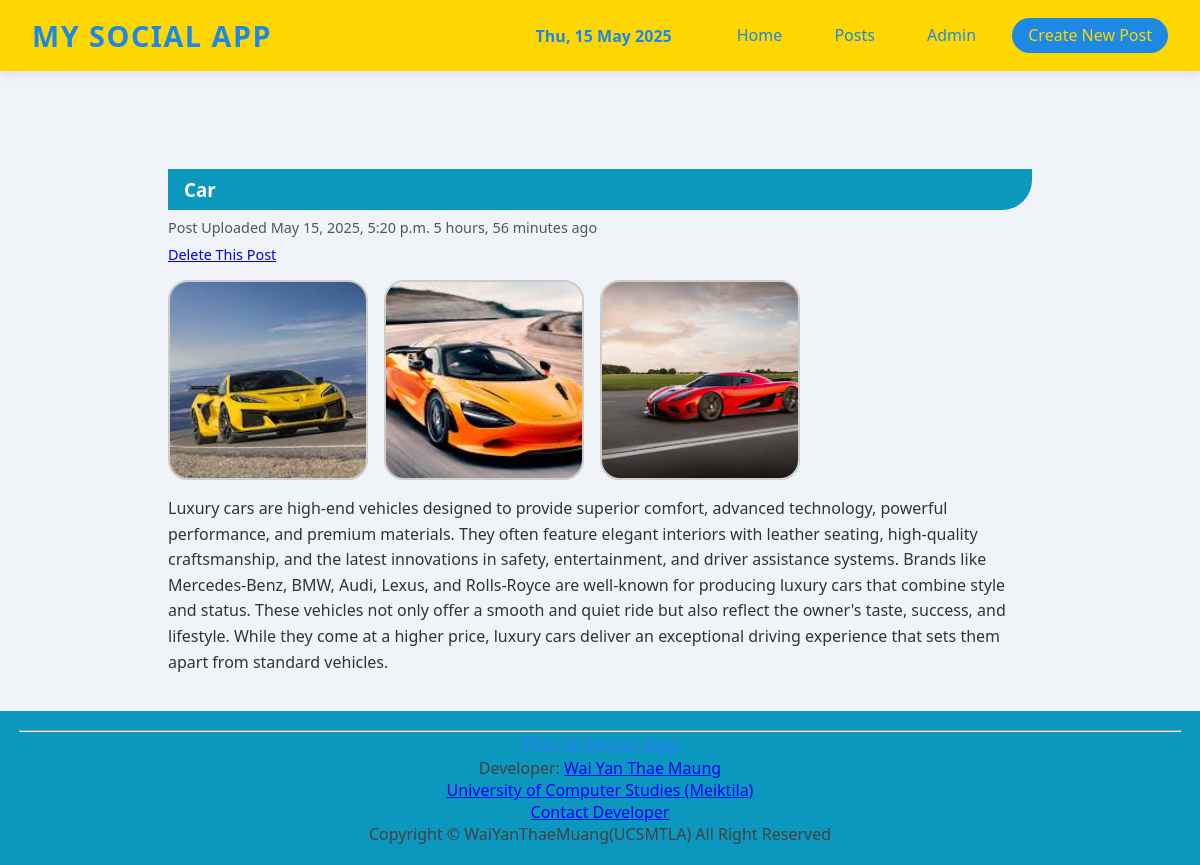
The page /postdetail/3/ on the database its author committed.
### social_app/models.py (models this page shows, shortened)
class post(models.Model):
    title = models.CharField()
    photo1 = models.ImageField(upload_to='photo')
    photo2 = models.ImageField(upload_to='photo',default="photo")
    photo3 = models.ImageField(upload_to='photo', default="photo")
    body = models.TextField()
    time = models.DateTimeField(auto_now_add=True)

### social_app/views.py (the view)
# urls.py: path('postdetail/<int:id>/', postdetail_view, name = 'postdetail'),
def postdetail_view(request,id):
    data = post.objects.filter(id=id)
    context = {'data':data}
    return render(request,'postdetail.html',context)

### templates/postdetail.html (shortened to what this page needs)
{% extends 'baseindex.html' %}
{% block postdetail %}
   {% for i in data %}
 <table>
        <tr>
            <td>
                <div id="tilefield">
                    <h3>{{ i.title }}</h3>
                </div>
                <div id="timefield">
                    <p>Post Uploaded {{ i.time }} {{ i.time | timesince }} ago</p>
                    <p>
                        <a href="{% url 'deletepost' i.id %}">Delete This Post</a>
                    </p>
                </div>
                <div id="photofield">
                    <img src="{{ i.photo1.url }}" alt="image" width="200px" height="200px">
                    <img src="{{ i.photo2.url }}" alt="image" width="200px" height="200px">
                    <img src="{{ i.photo3.url }}" alt="image" width="200px" height="200px">
                </div>
                <div id="bodyfield">
                    <p>{{ i.body }}</p>
                </div>
            </td>
        </tr>
    </table>
    {% endfor %}
{% endblock postdetail %}

### templates/baseindex.html (style rules this page uses)
* { margin: 0; padding: 0; box-sizing: border-box; font-family: 'Segoe UI', Tahoma, Geneva, Verdana, sans-serif; }
body { background-color: #f0f4f8; min-height: 100vh; display: flex; flex-direction: column; }
#tilefield h3 { background-color: #0b97be; color: #fff; padding: 0.5rem 1rem; border-bottom-right-radius: 30px; }
#timefield p { margin-top: 0.5rem; font-size: 0.9rem; color: #555; }
#photofield { margin: 1rem 0; display: flex; gap: 1rem; flex-wrap: wrap; }
#photofield img { width: 200px; height: 200px; object-fit: cover; border-radius: 20px; border: 2px solid #ccc; }
#bodyfield p { font-size: 1rem; color: #333; line-height: 1.6; }
h1, h2, h3, h4 { color: #1E88E5; }
p { color: #424242; }

### rows shown on the page
post: title "Car", time "May 15, 2025, 5:20 p.m.", time "5 hours, 56 minutes", photo1 (picture), photo2 (picture), photo3 (picture), body "Luxury cars are high-end vehicles designed to provide superior comfort, advanced technology, powerful performance, and premium materials. They often feature elegant interiors with leather seating, high-quality craftsmanship, and the latest innovations in safety, entertainment, and driver assistance systems. Brands like Mercedes-Benz, BMW, Audi, Lexus, and Rolls-Royce are well-known for producing luxury cars that combine style and status. These vehicles not only offer a smooth and quiet ride but also reflect the owner's taste, success, and lifestyle. While they come at a higher price, luxury cars deliver an exceptional driving experience that sets them apart from standard vehicles."
